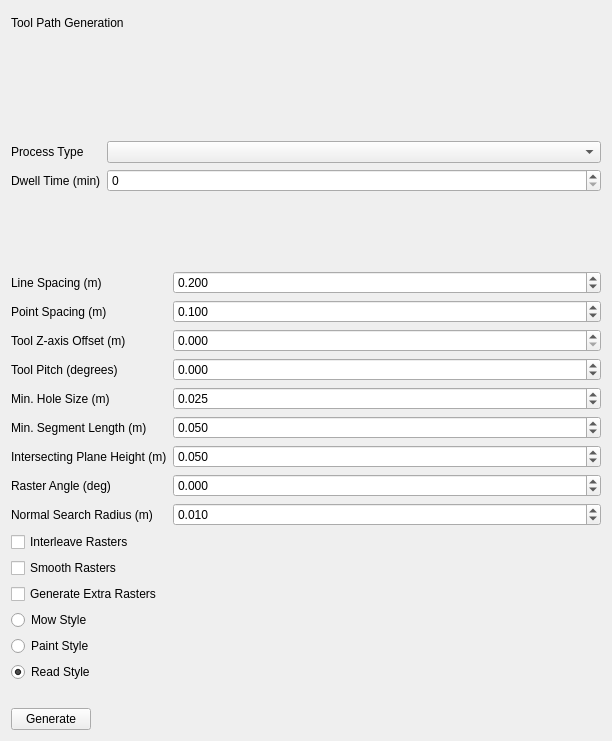
<?xml version="1.0" encoding="UTF-8"?>
<ui version="4.0">
 <class>ToolPathParametersEditor</class>
 <widget class="QWidget" name="ToolPathParametersEditor">
  <property name="geometry">
   <rect>
    <x>0</x>
    <y>0</y>
    <width>612</width>
    <height>741</height>
   </rect>
  </property>
  <property name="windowTitle">
   <string>Form</string>
  </property>
  <layout class="QFormLayout" name="formLayout_2">
   <item row="0" column="0">
    <widget class="QLabel" name="label_tool_path_generation">
     <property name="text">
      <string>Tool Path Generation</string>
     </property>
    </widget>
   </item>
   <item row="1" column="0" colspan="2">
    <layout class="QFormLayout" name="formLayout">
     <item row="0" column="0">
      <widget class="QLabel" name="label_process_type">
       <property name="text">
        <string>Process Type</string>
       </property>
      </widget>
     </item>
     <item row="0" column="1">
      <widget class="QComboBox" name="combo_box_process_type"/>
     </item>
     <item row="1" column="0">
      <widget class="QLabel" name="label_dwell_time">
       <property name="text">
        <string>Dwell Time (min)</string>
       </property>
      </widget>
     </item>
     <item row="1" column="1">
      <widget class="QSpinBox" name="spin_box_dwell_time"/>
     </item>
    </layout>
   </item>
   <item row="2" column="0">
    <widget class="QLabel" name="label_line_spacing">
     <property name="toolTip">
      <string extracomment="Spacing between adjacent toolpath segments (in meters)"/>
     </property>
     <property name="text">
      <string>Line Spacing (m)</string>
     </property>
    </widget>
   </item>
   <item row="2" column="1">
    <widget class="QDoubleSpinBox" name="double_spin_box_line_spacing">
     <property name="decimals">
      <number>3</number>
     </property>
     <property name="singleStep">
      <double>0.010000000000000</double>
     </property>
     <property name="value">
      <double>0.200000000000000</double>
     </property>
    </widget>
   </item>
   <item row="3" column="0">
    <widget class="QLabel" name="label_point_spacing">
     <property name="toolTip">
      <string extracomment="Spacing between adjacent waypoints on a segment (in meters)"/>
     </property>
     <property name="text">
      <string>Point Spacing (m)</string>
     </property>
    </widget>
   </item>
   <item row="3" column="1">
    <widget class="QDoubleSpinBox" name="double_spin_box_point_spacing">
     <property name="decimals">
      <number>3</number>
     </property>
     <property name="singleStep">
      <double>0.010000000000000</double>
     </property>
     <property name="value">
      <double>0.100000000000000</double>
     </property>
    </widget>
   </item>
   <item row="4" column="0">
    <widget class="QLabel" name="label_tool_offset">
     <property name="toolTip">
      <string extracomment="Tool offset along the z-axis from each waypoint (in meters)"/>
     </property>
     <property name="text">
      <string>Tool Z-axis Offset (m)</string>
     </property>
    </widget>
   </item>
   <item row="4" column="1">
    <widget class="QDoubleSpinBox" name="double_spin_box_tool_z_offset">
     <property name="decimals">
      <number>3</number>
     </property>
     <property name="singleStep">
      <double>0.010000000000000</double>
     </property>
    </widget>
   </item>
   <item row="5" column="0">
    <widget class="QLabel" name="label_tool_pitch">
     <property name="text">
      <string>Tool Pitch (degrees)</string>
     </property>
    </widget>
   </item>
   <item row="5" column="1">
    <widget class="QDoubleSpinBox" name="double_spin_box_tool_pitch">
     <property name="decimals">
      <number>3</number>
     </property>
     <property name="minimum">
      <double>-60.000000000000000</double>
     </property>
     <property name="maximum">
      <double>60.000000000000000</double>
     </property>
    </widget>
   </item>
   <item row="6" column="0">
    <widget class="QLabel" name="label_min_hole_size">
     <property name="toolTip">
      <string extracomment="The minimum surface hole size for which the tool path planner will break a segment (in meters)"/>
     </property>
     <property name="text">
      <string>Min. Hole Size (m)</string>
     </property>
    </widget>
   </item>
   <item row="6" column="1">
    <widget class="QDoubleSpinBox" name="double_spin_box_min_hole_size">
     <property name="decimals">
      <number>3</number>
     </property>
     <property name="singleStep">
      <double>0.010000000000000</double>
     </property>
     <property name="value">
      <double>0.025000000000000</double>
     </property>
    </widget>
   </item>
   <item row="7" column="0">
    <widget class="QLabel" name="label_min_segment_length">
     <property name="toolTip">
      <string extracomment="Minimum length of a toolpath segment (in meters)"/>
     </property>
     <property name="text">
      <string>Min. Segment Length (m)</string>
     </property>
    </widget>
   </item>
   <item row="7" column="1">
    <widget class="QDoubleSpinBox" name="double_spin_box_min_segment_length">
     <property name="decimals">
      <number>3</number>
     </property>
     <property name="singleStep">
      <double>0.010000000000000</double>
     </property>
     <property name="value">
      <double>0.050000000000000</double>
     </property>
    </widget>
   </item>
   <item row="8" column="0">
    <widget class="QLabel" name="label_intersecting_plane_height">
     <property name="text">
      <string>Intersecting Plane Height (m)</string>
     </property>
    </widget>
   </item>
   <item row="8" column="1">
    <widget class="QDoubleSpinBox" name="double_spin_box_intersecting_plane_height">
     <property name="decimals">
      <number>3</number>
     </property>
     <property name="value">
      <double>0.050000000000000</double>
     </property>
    </widget>
   </item>
   <item row="9" column="0">
    <widget class="QLabel" name="label_raster_angle">
     <property name="text">
      <string>Raster Angle (deg)</string>
     </property>
    </widget>
   </item>
   <item row="9" column="1">
    <widget class="QDoubleSpinBox" name="double_spin_box_raster_angle">
     <property name="decimals">
      <number>3</number>
     </property>
     <property name="minimum">
      <double>-180.000000000000000</double>
     </property>
     <property name="maximum">
      <double>180.000000000000000</double>
     </property>
    </widget>
   </item>
   <item row="10" column="0">
    <widget class="QLabel" name="label_normal_search_radius">
     <property name="text">
      <string>Normal Search Radius (m)</string>
     </property>
    </widget>
   </item>
   <item row="10" column="1">
    <widget class="QDoubleSpinBox" name="double_spin_box_normal_search_radius">
     <property name="decimals">
      <number>3</number>
     </property>
     <property name="minimum">
      <double>-180.000000000000000</double>
     </property>
     <property name="maximum">
      <double>180.000000000000000</double>
     </property>
     <property name="value">
      <double>0.010000000000000</double>
     </property>
    </widget>
   </item>
   <item row="11" column="0">
    <widget class="QCheckBox" name="checkBox_interleave_rasters">
     <property name="text">
      <string>Interleave Rasters</string>
     </property>
    </widget>
   </item>
   <item row="12" column="0">
    <widget class="QCheckBox" name="checkBox_smooth_rasters">
     <property name="text">
      <string>Smooth Rasters</string>
     </property>
    </widget>
   </item>
   <item row="13" column="0">
    <widget class="QCheckBox" name="checkBox_generate_extra_rasters">
     <property name="text">
      <string>Generate Extra Rasters</string>
     </property>
    </widget>
   </item>
   <item row="14" column="0">
    <widget class="QRadioButton" name="radioButton_mow_style">
     <property name="text">
      <string>Mow Style</string>
     </property>
    </widget>
   </item>
   <item row="15" column="0">
    <widget class="QRadioButton" name="radioButton_paint_style">
     <property name="text">
      <string>Paint Style</string>
     </property>
    </widget>
   </item>
   <item row="16" column="0">
    <widget class="QRadioButton" name="radioButton_read_style">
     <property name="text">
      <string>Read Style</string>
     </property>
     <property name="checked">
      <bool>true</bool>
     </property>
    </widget>
   </item>
   <item row="16" column="1">
    <spacer name="verticalSpacer">
     <property name="orientation">
      <enum>Qt::Vertical</enum>
     </property>
     <property name="sizeHint" stdset="0">
      <size>
       <width>386</width>
       <height>40</height>
      </size>
     </property>
    </spacer>
   </item>
   <item row="17" column="0">
    <widget class="QPushButton" name="push_button_generate">
     <property name="text">
      <string>Generate</string>
     </property>
    </widget>
   </item>
  </layout>
 </widget>
 <resources/>
 <connections/>
</ui>
